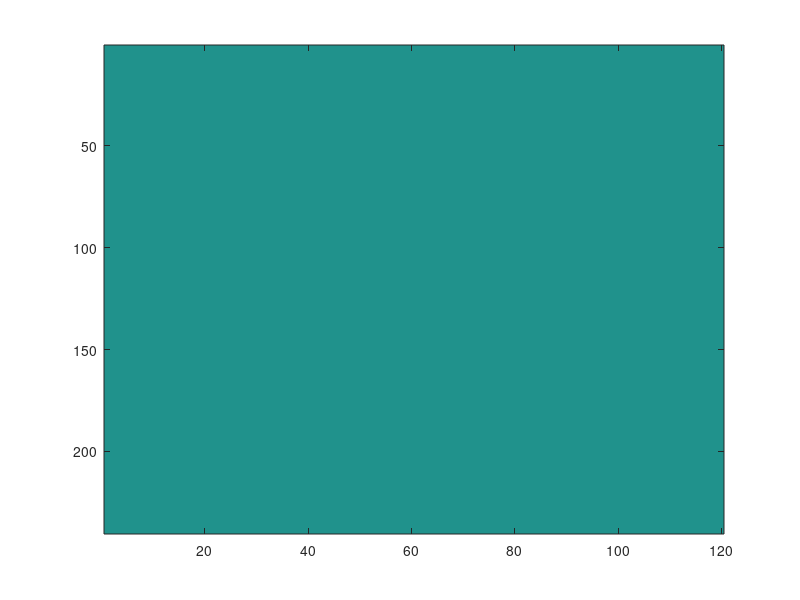

Source code (MATLAB):
nx = 240; ny = 120;
c = sqrt(abs((nx/2)^2 - (ny/2)^2));

k_mask = ones(nx, ny);
for inx = 1:nx
    for iny = 1:ny
        if iny == 60
        end
        dist = sqrt(inx.^2 + (iny - c).^2) + sqrt(inx.^2 + (iny + c).^2);
        if dist > inx
            k_mask(inx, iny) = 0;
        end
    end
end

figure;
imagesc(k_mask)